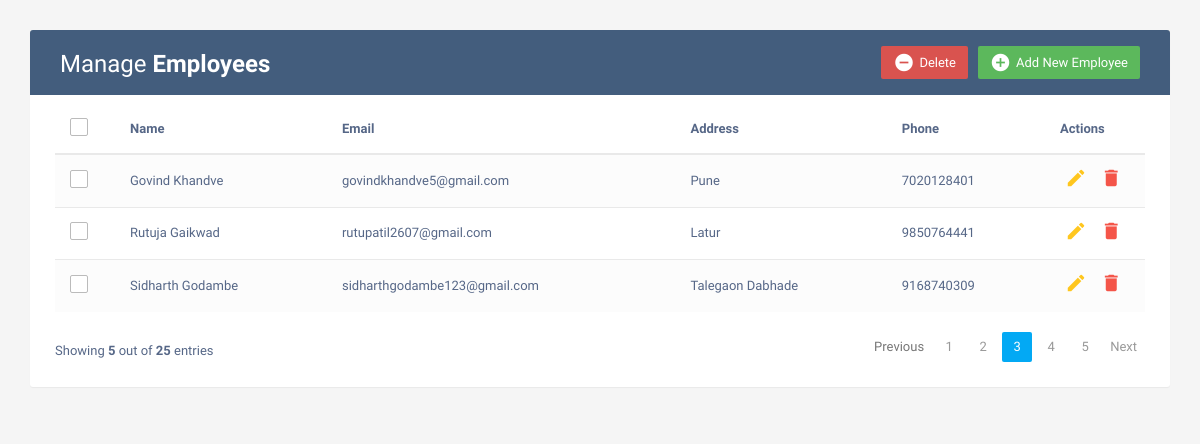
The page / on the database its author committed.
### crudapp/models.py (models this page shows, shortened)
class Employee(models.Model):
    name = models.CharField(max_length=100)
    email = models.EmailField(max_length=100)
    address = models.TextField(max_length=200)
    phone = models.IntegerField()

### crudapp/views.py (the view)
# urls.py: path('',views.index),
def index(request):
    emp=Employee.objects.all()
    context={
        'emp':emp
    }
    return render(request,'home.html',context)

### template/home.html (shortened to what this page needs)
<!DOCTYPE html>
<html lang="en">
<head>
<link rel="stylesheet" href="https://maxcdn.bootstrapcdn.com/font-awesome/4.7.0/css/font-awesome.min.css">
<link rel="stylesheet" href="https://maxcdn.bootstrapcdn.com/bootstrap/3.3.7/css/bootstrap.min.css">
  <body>
    <div class="container">
        <div class="table-wrapper">
            <div class="table-title">
                <div class="row">
                    <div class="col-sm-6">
						<h2>Manage <b>Employees</b></h2>
					</div>
					<div class="col-sm-6">
						<a href="#addEmployeeModal" class="btn btn-success" data-toggle="modal"><i class="material-icons">&#xE147;</i> <span>Add New Employee</span></a>
						<a href="#deleteEmployeeModal" class="btn btn-danger" data-toggle="modal"><i class="material-icons">&#xE15C;</i> <span>Delete</span></a>
					</div>
                </div>
            </div>
            <table class="table table-striped table-hover">
                <thead>
                    <tr>
						<th>
							<span class="custom-checkbox">
								<label for="selectAll"></label>
							</span>
						</th>
                        <th>Name</th>
                        <th>Email</th>
						<th>Address</th>
                        <th>Phone</th>
                        <th>Actions</th>
                    </tr>
                </thead>
                <tbody>
                    {% for i in emp %}
                    <tr>
						<td>
							<span class="custom-checkbox">
								<label for="checkbox1"></label>
							</span>
						</td>
                        <td>{{i.name}}</td>
                        <td>{{i.email}}</td>
						<td>{{i.address}}</td>
                        <td>{{i.phone}}</td>
                        <td>
                            <a href="#editEmployeeModal-{{forloop.counter}}" class="edit" data-toggle="modal"><i class="material-icons" data-toggle="tooltip" title="Edit">&#xE254;</i></a>
                            <a href="delete/{{i.id}}" class="delete" data-toggle="modal"><i class="material-icons" data-toggle="tooltip" title="Delete">&#xE872;</i></a>
                        </td>
                    </tr>
                  {% endfor %}
                </tbody>
            </table>
			<div class="clearfix">
                <div class="hint-text">Showing <b>5</b> out of <b>25</b> entries</div>
                <ul class="pagination">
                    <li class="page-item disabled"><a href="#">Previous</a></li>
                    <li class="page-item"><a href="#" class="page-link">1</a></li>
                    <li class="page-item"><a href="#" class="page-link">2</a></li>
                    <li class="page-item active"><a href="#" class="page-link">3</a></li>
                    <li class="page-item"><a href="#" class="page-link">4</a></li>
                    <li class="page-item"><a href="#" class="page-link">5</a></li>
                    <li class="page-item"><a href="#" class="page-link">Next</a></li>
                </ul>
            </div>
        </div>
    </div>
</body>
</html>

### template/home.html (style rules this page uses)
body { color: #566787; background: #f5f5f5; font-family: 'Varela Round', sans-serif; font-size: 13px; }
.table-wrapper { background: #fff; padding: 20px 25px; margin: 30px 0; border-radius: 3px; box-shadow: 0 1px 1px rgba(0,0,0,.05); }
.table-title { padding-bottom: 15px; background: #435d7d; color: #fff; padding: 16px 30px; margin: -20px -25px 10px; border-radius: 3px 3px 0 0; }
.table-title h2 { margin: 5px 0 0; font-size: 24px; }
.table-title .btn { color: #fff; float: right; font-size: 13px; border: none; min-width: 50px; border-radius: 2px; border: none; outline: none !important; margin-left: 10px; }
.table-title .btn i { float: left; font-size: 21px; margin-right: 5px; }
.table-title .btn span { float: left; margin-top: 2px; }
table.table tr th, table.table tr td { border-color: #e9e9e9; padding: 12px 15px; vertical-align: middle; }
table.table tr th:first-child { width: 60px; }
table.table tr th:last-child { width: 100px; }
table.table-striped tbody tr:nth-of-type(odd) { background-color: #fcfcfc; }
table.table td:last-child i { opacity: 0.9; font-size: 22px; margin: 0 5px; }
table.table td a { font-weight: bold; color: #566787; display: inline-block; text-decoration: none; outline: none !important; }
table.table td a.edit { color: #FFC107; }
table.table td a.delete { color: #F44336; }
table.table td i { font-size: 19px; }
.pagination { float: right; margin: 0 0 5px; }
.pagination li a { border: none; font-size: 13px; min-width: 30px; min-height: 30px; color: #999; margin: 0 2px; line-height: 30px; border-radius: 2px !important; text-align: center; padding: 0 6px; }
.pagination li.active a, .pagination li.active a.page-link { background: #03A9F4; }
.hint-text { float: left; margin-top: 10px; font-size: 13px; }
.custom-checkbox { position: relative; }
.custom-checkbox label:before { width: 18px; height: 18px; }
.custom-checkbox label:before { content: ''; margin-right: 10px; display: inline-block; vertical-align: text-top; background: white; border: 1px solid #bbb; border-radius: 2px; box-sizing: border-box; z-index: 2; }

### rows shown on the page
Employee: name "Govind Khandve", email "govindkhandve5@gmail.com", address "Pune", phone "7020128401"
Employee: name "Rutuja Gaikwad", email "rutupatil2607@gmail.com", address "Latur", phone "9850764441"
Employee: name "Sidharth Godambe", email "sidharthgodambe123@gmail.com", address "Talegaon Dabhade", phone "9168740309"
